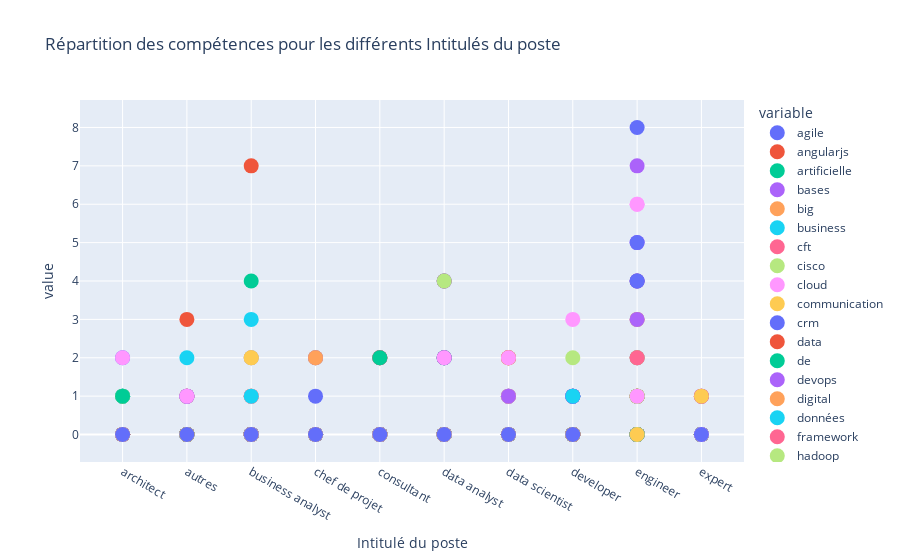

Notebook cell for this chart:
### Code cell
fig = px.scatter(df_gb, title="Répartition des compétences pour les différents Intitulés du poste")
fig.update_traces(marker={'size': 15})
fig.show()

### Figure 1 — Plotly figure (JSON) as saved in the notebook; plotly's stock layout.template omitted (floating-point values rounded to 4 significant figures)
{"data": [{"hovertemplate": "variable=agile<br>Intitulé du poste=%{x}<br>value=%{y}<extra></extra>", "legendgroup": "agile", "marker": {"color": "#636efa", "size": 15, "symbol": "circle"}, "mode": "markers", "name": "agile", "orientation": "v", "showlegend": true, "type": "scatter", "x": ["architect", "autres", "business analyst", "chef de projet", "consultant", "data analyst", "data scientist", "developer", "engineer", "expert"], "xaxis": "x", "y": [0, 0, 0, 1, 0, 0, 1, 1, 0, 0], "yaxis": "y"}, {"hovertemplate": "variable=angularjs<br>Intitulé du poste=%{x}<br>value=%{y}<extra></extra>", "legendgroup": "angularjs", "marker": {"color": "#EF553B", "size": 15, "symbol": "circle"}, "mode": "markers", "name": "angularjs", "orientation": "v", "showlegend": true, "type": "scatter", "x": ["architect", "autres", "business analyst", "chef de projet", "consultant", "data analyst", "data scientist", "developer", "engineer", "expert"], "xaxis": "x", "y": [0, 0, 0, 0, 0, 0, 0, 1, 0, 0], "yaxis": "y"}, {"hovertemplate": "variable=artificielle<br>Intitulé du poste=%{x}<br>value=%{y}<extra></extra>", "legendgroup": "artificielle", "marker": {"color": "#00cc96", "size": 15, "symbol": "circle"}, "mode": "markers", "name": "artificielle", "orientation": "v", "showlegend": true, "type": "scatter", "x": ["architect", "autres", "business analyst", "chef de projet", "consultant", "data analyst", "data scientist", "developer", "engineer", "expert"], "xaxis": "x", "y": [0, 0, 4, 0, 0, 0, 0, 0, 0, 0], "yaxis": "y"}, {"hovertemplate": "variable=bases<br>Intitulé du poste=%{x}<br>value=%{y}<extra></extra>", "legendgroup": "bases", "marker": {"color": "#ab63fa", "size": 15, "symbol": "circle"}, "mode": "markers", "name": "bases", "orientation": "v", "showlegend": true, "type": "scatter", "x": ["architect", "autres", "business analyst", "chef de projet", "consultant", "data analyst", "data scientist", "developer", "engineer", "expert"], "xaxis": "x", "y": [0, 0, 0, 0, 0, 2, 0, 0, 0, 0], "yaxis": "y"}, {"hovertemplate": "variable=big<br>Intitulé du poste=%{x}<br>value=%{y}<extra></extra>", "legendgroup": "big", "marker": {"color": "#FFA15A", "size": 15, "symbol": "circle"}, "mode": "markers", "name": "big", "orientation": "v", "showlegend": true, "type": "scatter", "x": ["architect", "autres", "business analyst", "chef de projet", "consultant", "data analyst", "data scientist", "developer", "engineer", "expert"], "xaxis": "x", "y": [0, 1, 1, 0, 2, 0, 0, 0, 0, 0], "yaxis": "y"}, {"hovertemplate": "variable=business<br>Intitulé du poste=%{x}<br>value=%{y}<extra></extra>", "legendgroup": "business", "marker": {"color": "#19d3f3", "size": 15, "symbol": "circle"}, "mode": "markers", "name": "business", "orientation": "v", "showlegend": true, "type": "scatter", "x": ["architect", "autres", "business analyst", "chef de projet", "consultant", "data analyst", "data scientist", "developer", "engineer", "expert"], "xaxis": "x", "y": [0, 0, 3, 0, 0, 4, 0, 0, 0, 0], "yaxis": "y"}, {"hovertemplate": "variable=cft<br>Intitulé du poste=%{x}<br>value=%{y}<extra></extra>", "legendgroup": "cft", "marker": {"color": "#FF6692", "size": 15, "symbol": "circle"}, "mode": "markers", "name": "cft", "orientation": "v", "showlegend": true, "type": "scatter", "x": ["architect", "autres", "business analyst", "chef de projet", "consultant", "data analyst", "data scientist", "developer", "engineer", "expert"], "xaxis": "x", "y": [0, 0, 0, 0, 0, 0, 0, 0, 1, 0], "yaxis": "y"}, {"hovertemplate": "variable=cisco<br>Intitulé du poste=%{x}<br>value=%{y}<extra></extra>", "legendgroup": "cisco", "marker": {"color": "#B6E880", "size": 15, "symbol": "circle"}, "mode": "markers", "name": "cisco", "orientation": "v", "showlegend": true, "type": "scatter", "x": ["architect", "autres", "business analyst", "chef de projet", "consultant", "data analyst", "data scientist", "developer", "engineer", "expert"], "xaxis": "x", "y": [0, 0, 0, 0, 0, 0, 0, 0, 1, 0], "yaxis": "y"}, {"hovertemplate": "variable=cloud<br>Intitulé du poste=%{x}<br>value=%{y}<extra></extra>", "legendgroup": "cloud", "marker": {"color": "#FF97FF", "size": 15, "symbol": "circle"}, "mode": "markers", "name": "cloud", "orientation": "v", "showlegend": true, "type": "scatter", "x": ["architect", "autres", "business analyst", "chef de projet", "consultant", "data analyst", "data scientist", "developer", "engineer", "expert"], "xaxis": "x", "y": [1, 1, 0, 0, 2, 0, 0, 0, 6, 0], "yaxis": "y"}, {"hovertemplate": "variable=communication<br>Intitulé du poste=%{x}<br>value=%{y}<extra></extra>", "legendgroup": "communication", "marker": {"color": "#FECB52", "size": 15, "symbol": "circle"}, "mode": "markers", "name": "communication", "orientation": "v", "showlegend": true, "type": "scatter", "x": ["architect", "autres", "business analyst", "chef de projet", "consultant", "data analyst", "data scientist", "developer", "engineer", "expert"], "xaxis": "x", "y": [0, 1, 0, 0, 0, 0, 0, 0, 0, 0], "yaxis": "y"}, {"hovertemplate": "variable=crm<br>Intitulé du poste=%{x}<br>value=%{y}<extra></extra>", "legendgroup": "crm", "marker": {"color": "#636efa", "size": 15, "symbol": "circle"}, "mode": "markers", "name": "crm", "orientation": "v", "showlegend": true, "type": "scatter", "x": ["architect", "autres", "business analyst", "chef de projet", "consultant", "data analyst", "data scientist", "developer", "engineer", "expert"], "xaxis": "x", "y": [0, 0, 2, 0, 0, 0, 0, 0, 0, 0], "yaxis": "y"}, {"hovertemplate": "variable=data<br>Intitulé du poste=%{x}<br>value=%{y}<extra></extra>", "legendgroup": "data", "marker": {"color": "#EF553B", "size": 15, "symbol": "circle"}, "mode": "markers", "name": "data", "orientation": "v", "showlegend": true, "type": "scatter", "x": ["architect", "autres", "business analyst", "chef de projet", "consultant", "data analyst", "data scientist", "developer", "engineer", "expert"], "xaxis": "x", "y": [0, 3, 1, 0, 2, 4, 2, 0, 0, 0], "yaxis": "y"}, {"hovertemplate": "variable=de<br>Intitulé du poste=%{x}<br>value=%{y}<extra></extra>", "legendgroup": "de", "marker": {"color": "#00cc96", "size": 15, "symbol": "circle"}, "mode": "markers", "name": "de", "orientation": "v", "showlegend": true, "type": "scatter", "x": ["architect", "autres", "business analyst", "chef de projet", "consultant", "data analyst", "data scientist", "developer", "engineer", "expert"], "xaxis": "x", "y": [1, 0, 0, 0, 0, 2, 0, 0, 0, 0], "yaxis": "y"}, {"hovertemplate": "variable=devops<br>Intitulé du poste=%{x}<br>value=%{y}<extra></extra>", "legendgroup": "devops", "marker": {"color": "#ab63fa", "size": 15, "symbol": "circle"}, "mode": "markers", "name": "devops", "orientation": "v", "showlegend": true, "type": "scatter", "x": ["architect", "autres", "business analyst", "chef de projet", "consultant", "data analyst", "data scientist", "developer", "engineer", "expert"], "xaxis": "x", "y": [0, 0, 0, 0, 0, 0, 0, 0, 5, 0], "yaxis": "y"}, {"hovertemplate": "variable=digital<br>Intitulé du poste=%{x}<br>value=%{y}<extra></extra>", "legendgroup": "digital", "marker": {"color": "#FFA15A", "size": 15, "symbol": "circle"}, "mode": "markers", "name": "digital", "orientation": "v", "showlegend": true, "type": "scatter", "x": ["architect", "autres", "business analyst", "chef de projet", "consultant", "data analyst", "data scientist", "developer", "engineer", "expert"], "xaxis": "x", "y": [0, 1, 0, 2, 0, 0, 0, 0, 0, 0], "yaxis": "y"}, {"hovertemplate": "variable=données<br>Intitulé du poste=%{x}<br>value=%{y}<extra></extra>", "legendgroup": "données", "marker": {"color": "#19d3f3", "size": 15, "symbol": "circle"}, "mode": "markers", "name": "données", "orientation": "v", "showlegend": true, "type": "scatter", "x": ["architect", "autres", "business analyst", "chef de projet", "consultant", "data analyst", "data scientist", "developer", "engineer", "expert"], "xaxis": "x", "y": [0, 0, 0, 0, 0, 2, 0, 0, 0, 0], "yaxis": "y"}, {"hovertemplate": "variable=framework<br>Intitulé du poste=%{x}<br>value=%{y}<extra></extra>", "legendgroup": "framework", "marker": {"color": "#FF6692", "size": 15, "symbol": "circle"}, "mode": "markers", "name": "framework", "orientation": "v", "showlegend": true, "type": "scatter", "x": ["architect", "autres", "business analyst", "chef de projet", "consultant", "data analyst", "data scientist", "developer", "engineer", "expert"], "xaxis": "x", "y": [0, 0, 0, 0, 0, 0, 0, 1, 0, 0], "yaxis": "y"}, {"hovertemplate": "variable=hadoop<br>Intitulé du poste=%{x}<br>value=%{y}<extra></extra>", "legendgroup": "hadoop", "marker": {"color": "#B6E880", "size": 15, "symbol": "circle"}, "mode": "markers", "name": "hadoop", "orientation": "v", "showlegend": true, "type": "scatter", "x": ["architect", "autres", "business analyst", "chef de projet", "consultant", "data analyst", "data scientist", "developer", "engineer", "expert"], "xaxis": "x", "y": [0, 1, 0, 0, 0, 0, 0, 0, 0, 0], "yaxis": "y"}, {"hovertemplate": "variable=hp<br>Intitulé du poste=%{x}<br>value=%{y}<extra></extra>", "legendgroup": "hp", "marker": {"color": "#FF97FF", "size": 15, "symbol": "circle"}, "mode": "markers", "name": "hp", "orientation": "v", "showlegend": true, "type": "scatter", "x": ["architect", "autres", "business analyst", "chef de projet", "consultant", "data analyst", "data scientist", "developer", "engineer", "expert"], "xaxis": "x", "y": [0, 0, 0, 0, 0, 0, 0, 0, 1, 0], "yaxis": "y"}, {"hovertemplate": "variable=iaas<br>Intitulé du poste=%{x}<br>value=%{y}<extra></extra>", "legendgroup": "iaas", "marker": {"color": "#FECB52", "size": 15, "symbol": "circle"}, "mode": "markers", "name": "iaas", "orientation": "v", "showlegend": true, "type": "scatter", "x": ["architect", "autres", "business analyst", "chef de projet", "consultant", "data analyst", "data scientist", "developer", "engineer", "expert"], "xaxis": "x", "y": [0, 0, 0, 0, 0, 0, 0, 0, 1, 0], "yaxis": "y"}, {"hovertemplate": "variable=infrastructure<br>Intitulé du poste=%{x}<br>value=%{y}<extra></extra>", "legendgroup": "infrastructure", "marker": {"color": "#636efa", "size": 15, "symbol": "circle"}, "mode": "markers", "name": "infrastructure", "orientation": "v", "showlegend": true, "type": "scatter", "x": ["architect", "autres", "business analyst", "chef de projet", "consultant", "data analyst", "data scientist", "developer", "engineer", "expert"], "xaxis": "x", "y": [2, 0, 0, 0, 0, 0, 0, 0, 8, 0], "yaxis": "y"}, {"hovertemplate": "variable=intelligence<br>Intitulé du poste=%{x}<br>value=%{y}<extra></extra>", "legendgroup": "intelligence", "marker": {"color": "#EF553B", "size": 15, "symbol": "circle"}, "mode": "markers", "name": "intelligence", "orientation": "v", "showlegend": true, "type": "scatter", "x": ["architect", "autres", "business analyst", "chef de projet", "consultant", "data analyst", "data scientist", "developer", "engineer", "expert"], "xaxis": "x", "y": [0, 0, 7, 0, 0, 2, 0, 0, 0, 0], "yaxis": "y"}, {"hovertemplate": "variable=j2ee<br>Intitulé du poste=%{x}<br>value=%{y}<extra></extra>", "legendgroup": "j2ee", "marker": {"color": "#00cc96", "size": 15, "symbol": "circle"}, "mode": "markers", "name": "j2ee", "orientation": "v", "showlegend": true, "type": "scatter", "x": ["architect", "autres", "business analyst", "chef de projet", "consultant", "data analyst", "data scientist", "developer", "engineer", "expert"], "xaxis": "x", "y": [0, 0, 0, 0, 0, 0, 0, 1, 0, 0], "yaxis": "y"}, {"hovertemplate": "variable=java<br>Intitulé du poste=%{x}<br>value=%{y}<extra></extra>", "legendgroup": "java", "marker": {"color": "#ab63fa", "size": 15, "symbol": "circle"}, "mode": "markers", "name": "java", "orientation": "v", "showlegend": true, "type": "scatter", "x": ["architect", "autres", "business analyst", "chef de projet", "consultant", "data analyst", "data scientist", "developer", "engineer", "expert"], "xaxis": "x", "y": [0, 0, 0, 0, 0, 0, 1, 1, 0, 0], "yaxis": "y"}, {"hovertemplate": "variable=javascript<br>Intitulé du poste=%{x}<br>value=%{y}<extra></extra>", "legendgroup": "javascript", "marker": {"color": "#FFA15A", "size": 15, "symbol": "circle"}, "mode": "markers", "name": "javascript", "orientation": "v", "showlegend": true, "type": "scatter", "x": ["architect", "autres", "business analyst", "chef de projet", "consultant", "data analyst", "data scientist", "developer", "engineer", "expert"], "xaxis": "x", "y": [0, 0, 0, 0, 0, 0, 0, 0, 1, 0], "yaxis": "y"}, {"hovertemplate": "variable=jboss<br>Intitulé du poste=%{x}<br>value=%{y}<extra></extra>", "legendgroup": "jboss", "marker": {"color": "#19d3f3", "size": 15, "symbol": "circle"}, "mode": "markers", "name": "jboss", "orientation": "v", "showlegend": true, "type": "scatter", "x": ["architect", "autres", "business analyst", "chef de projet", "consultant", "data analyst", "data scientist", "developer", "engineer", "expert"], "xaxis": "x", "y": [0, 0, 0, 0, 0, 0, 0, 1, 0, 0], "yaxis": "y"}, {"hovertemplate": "variable=jenkins<br>Intitulé du poste=%{x}<br>value=%{y}<extra></extra>", "legendgroup": "jenkins", "marker": {"color": "#FF6692", "size": 15, "symbol": "circle"}, "mode": "markers", "name": "jenkins", "orientation": "v", "showlegend": true, "type": "scatter", "x": ["architect", "autres", "business analyst", "chef de projet", "consultant", "data analyst", "data scientist", "developer", "engineer", "expert"], "xaxis": "x", "y": [0, 0, 0, 0, 0, 0, 0, 0, 2, 0], "yaxis": "y"}, {"hovertemplate": "variable=lan<br>Intitulé du poste=%{x}<br>value=%{y}<extra></extra>", "legendgroup": "lan", "marker": {"color": "#B6E880", "size": 15, "symbol": "circle"}, "mode": "markers", "name": "lan", "orientation": "v", "showlegend": true, "type": "scatter", "x": ["architect", "autres", "business analyst", "chef de projet", "consultant", "data analyst", "data scientist", "developer", "engineer", "expert"], "xaxis": "x", "y": [0, 0, 0, 0, 0, 0, 0, 0, 1, 0], "yaxis": "y"}, {"hovertemplate": "variable=langage<br>Intitulé du poste=%{x}<br>value=%{y}<extra></extra>", "legendgroup": "langage", "marker": {"color": "#FF97FF", "size": 15, "symbol": "circle"}, "mode": "markers", "name": "langage", "orientation": "v", "showlegend": true, "type": "scatter", "x": ["architect", "autres", "business analyst", "chef de projet", "consultant", "data analyst", "data scientist", "developer", "engineer", "expert"], "xaxis": "x", "y": [0, 0, 0, 0, 0, 0, 0, 1, 0, 0], "yaxis": "y"}, {"hovertemplate": "variable=learning<br>Intitulé du poste=%{x}<br>value=%{y}<extra></extra>", "legendgroup": "learning", "marker": {"color": "#FECB52", "size": 15, "symbol": "circle"}, "mode": "markers", "name": "learning", "orientation": "v", "showlegend": true, "type": "scatter", "x": ["architect", "autres", "business analyst", "chef de projet", "consultant", "data analyst", "data scientist", "developer", "engineer", "expert"], "xaxis": "x", "y": [0, 0, 0, 0, 0, 0, 2, 0, 0, 0], "yaxis": "y"}, {"hovertemplate": "variable=linux<br>Intitulé du poste=%{x}<br>value=%{y}<extra></extra>", "legendgroup": "linux", "marker": {"color": "#636efa", "size": 15, "symbol": "circle"}, "mode": "markers", "name": "linux", "orientation": "v", "showlegend": true, "type": "scatter", "x": ["architect", "autres", "business analyst", "chef de projet", "consultant", "data analyst", "data scientist", "developer", "engineer", "expert"], "xaxis": "x", "y": [0, 0, 0, 0, 0, 0, 1, 0, 4, 0], "yaxis": "y"}, {"hovertemplate": "variable=machine<br>Intitulé du poste=%{x}<br>value=%{y}<extra></extra>", "legendgroup": "machine", "marker": {"color": "#EF553B", "size": 15, "symbol": "circle"}, "mode": "markers", "name": "machine", "orientation": "v", "showlegend": true, "type": "scatter", "x": ["architect", "autres", "business analyst", "chef de projet", "consultant", "data analyst", "data scientist", "developer", "engineer", "expert"], "xaxis": "x", "y": [0, 0, 0, 0, 0, 0, 2, 0, 0, 0], "yaxis": "y"}, {"hovertemplate": "variable=maintenance<br>Intitulé du poste=%{x}<br>value=%{y}<extra></extra>", "legendgroup": "maintenance", "marker": {"color": "#00cc96", "size": 15, "symbol": "circle"}, "mode": "markers", "name": "maintenance", "orientation": "v", "showlegend": true, "type": "scatter", "x": ["architect", "autres", "business analyst", "chef de projet", "consultant", "data analyst", "data scientist", "developer", "engineer", "expert"], "xaxis": "x", "y": [0, 0, 0, 0, 0, 0, 0, 0, 1, 0], "yaxis": "y"}, {"hovertemplate": "variable=management<br>Intitulé du poste=%{x}<br>value=%{y}<extra></extra>", "legendgroup": "management", "marker": {"color": "#ab63fa", "size": 15, "symbol": "circle"}, "mode": "markers", "name": "management", "orientation": "v", "showlegend": true, "type": "scatter", "x": ["architect", "autres", "business analyst", "chef de projet", "consultant", "data analyst", "data scientist", "developer", "engineer", "expert"], "xaxis": "x", "y": [0, 1, 0, 0, 0, 4, 2, 0, 0, 0], "yaxis": "y"}, {"hovertemplate": "variable=marketing<br>Intitulé du poste=%{x}<br>value=%{y}<extra></extra>", "legendgroup": "marketing", "marker": {"color": "#FFA15A", "size": 15, "symbol": "circle"}, "mode": "markers", "name": "marketing", "orientation": "v", "showlegend": true, "type": "scatter", "x": ["architect", "autres", "business analyst", "chef de projet", "consultant", "data analyst", "data scientist", "developer", "engineer", "expert"], "xaxis": "x", "y": [0, 0, 1, 2, 0, 0, 2, 0, 0, 0], "yaxis": "y"}, {"hovertemplate": "variable=microsoft<br>Intitulé du poste=%{x}<br>value=%{y}<extra></extra>", "legendgroup": "microsoft", "marker": {"color": "#19d3f3", "size": 15, "symbol": "circle"}, "mode": "markers", "name": "microsoft", "orientation": "v", "showlegend": true, "type": "scatter", "x": ["architect", "autres", "business analyst", "chef de projet", "consultant", "data analyst", "data scientist", "developer", "engineer", "expert"], "xaxis": "x", "y": [1, 0, 0, 0, 0, 0, 0, 0, 2, 0], "yaxis": "y"}, {"hovertemplate": "variable=middleware<br>Intitulé du poste=%{x}<br>value=%{y}<extra></extra>", "legendgroup": "middleware", "marker": {"color": "#FF6692", "size": 15, "symbol": "circle"}, "mode": "markers", "name": "middleware", "orientation": "v", "showlegend": true, "type": "scatter", "x": ["architect", "autres", "business analyst", "chef de projet", "consultant", "data analyst", "data scientist", "developer", "engineer", "expert"], "xaxis": "x", "y": [0, 0, 0, 0, 0, 0, 0, 0, 1, 1], "yaxis": "y"}, {"hovertemplate": "variable=mobile<br>Intitulé du poste=%{x}<br>value=%{y}<extra></extra>", "legendgroup": "mobile", "marker": {"color": "#B6E880", "size": 15, "symbol": "circle"}, "mode": "markers", "name": "mobile", "orientation": "v", "showlegend": true, "type": "scatter", "x": ["architect", "autres", "business analyst", "chef de projet", "consultant", "data analyst", "data scientist", "developer", "engineer", "expert"], "xaxis": "x", "y": [0, 0, 0, 2, 0, 0, 0, 0, 0, 0], "yaxis": "y"}, {"hovertemplate": "variable=méthodologie<br>Intitulé du poste=%{x}<br>value=%{y}<extra></extra>", "legendgroup": "méthodologie", "marker": {"color": "#FF97FF", "size": 15, "symbol": "circle"}, "mode": "markers", "name": "méthodologie", "orientation": "v", "showlegend": true, "type": "scatter", "x": ["architect", "autres", "business analyst", "chef de projet", "consultant", "data analyst", "data scientist", "developer", "engineer", "expert"], "xaxis": "x", "y": [0, 1, 0, 0, 0, 0, 1, 0, 0, 0], "yaxis": "y"}, {"hovertemplate": "variable=nosql<br>Intitulé du poste=%{x}<br>value=%{y}<extra></extra>", "legendgroup": "nosql", "marker": {"color": "#FECB52", "size": 15, "symbol": "circle"}, "mode": "markers", "name": "nosql", "orientation": "v", "showlegend": true, "type": "scatter", "x": ["architect", "autres", "business analyst", "chef de projet", "consultant", "data analyst", "data scientist", "developer", "engineer", "expert"], "xaxis": "x", "y": [0, 0, 0, 0, 0, 0, 1, 0, 0, 0], "yaxis": "y"}, {"hovertemplate": "variable=objects<br>Intitulé du poste=%{x}<br>value=%{y}<extra></extra>", "legendgroup": "objects", "marker": {"color": "#636efa", "size": 15, "symbol": "circle"}, "mode": "markers", "name": "objects", "orientation": "v", "showlegend": true, "type": "scatter", "x": ["architect", "autres", "business analyst", "chef de projet", "consultant", "data analyst", "data scientist", "developer", "engineer", "expert"], "xaxis": "x", "y": [0, 0, 0, 0, 0, 2, 0, 0, 0, 0], "yaxis": "y"}, {"hovertemplate": "variable=optimisation<br>Intitulé du poste=%{x}<br>value=%{y}<extra></extra>", "legendgroup": "optimisation", "marker": {"color": "#EF553B", "size": 15, "symbol": "circle"}, "mode": "markers", "name": "optimisation", "orientation": "v", "showlegend": true, "type": "scatter", "x": ["architect", "autres", "business analyst", "chef de projet", "consultant", "data analyst", "data scientist", "developer", "engineer", "expert"], "xaxis": "x", "y": [0, 0, 0, 0, 0, 0, 0, 0, 1, 0], "yaxis": "y"}, {"hovertemplate": "variable=oracle<br>Intitulé du poste=%{x}<br>value=%{y}<extra></extra>", "legendgroup": "oracle", "marker": {"color": "#00cc96", "size": 15, "symbol": "circle"}, "mode": "markers", "name": "oracle", "orientation": "v", "showlegend": true, "type": "scatter", "x": ["architect", "autres", "business analyst", "chef de projet", "consultant", "data analyst", "data scientist", "developer", "engineer", "expert"], "xaxis": "x", "y": [0, 0, 0, 0, 2, 0, 0, 0, 0, 0], "yaxis": "y"}, {"hovertemplate": "variable=outils<br>Intitulé du poste=%{x}<br>value=%{y}<extra></extra>", "legendgroup": "outils", "marker": {"color": "#ab63fa", "size": 15, "symbol": "circle"}, "mode": "markers", "name": "outils", "orientation": "v", "showlegend": true, "type": "scatter", "x": ["architect", "autres", "business analyst", "chef de projet", "consultant", "data analyst", "data scientist", "developer", "engineer", "expert"], "xaxis": "x", "y": [0, 1, 0, 2, 0, 0, 0, 1, 3, 0], "yaxis": "y"}, {"hovertemplate": "variable=paas<br>Intitulé du poste=%{x}<br>value=%{y}<extra></extra>", "legendgroup": "paas", "marker": {"color": "#FFA15A", "size": 15, "symbol": "circle"}, "mode": "markers", "name": "paas", "orientation": "v", "showlegend": true, "type": "scatter", "x": ["architect", "autres", "business analyst", "chef de projet", "consultant", "data analyst", "data scientist", "developer", "engineer", "expert"], "xaxis": "x", "y": [0, 0, 0, 0, 0, 0, 0, 0, 2, 0], "yaxis": "y"}, {"hovertemplate": "variable=poste<br>Intitulé du poste=%{x}<br>value=%{y}<extra></extra>", "legendgroup": "poste", "marker": {"color": "#19d3f3", "size": 15, "symbol": "circle"}, "mode": "markers", "name": "poste", "orientation": "v", "showlegend": true, "type": "scatter", "x": ["architect", "autres", "business analyst", "chef de projet", "consultant", "data analyst", "data scientist", "developer", "engineer", "expert"], "xaxis": "x", "y": [1, 0, 0, 0, 0, 0, 0, 0, 0, 0], "yaxis": "y"}, {"hovertemplate": "variable=python<br>Intitulé du poste=%{x}<br>value=%{y}<extra></extra>", "legendgroup": "python", "marker": {"color": "#FF6692", "size": 15, "symbol": "circle"}, "mode": "markers", "name": "python", "orientation": "v", "showlegend": true, "type": "scatter", "x": ["architect", "autres", "business analyst", "chef de projet", "consultant", "data analyst", "data scientist", "developer", "engineer", "expert"], "xaxis": "x", "y": [0, 0, 0, 0, 2, 0, 0, 0, 4, 0], "yaxis": "y"}, {"hovertemplate": "variable=quality<br>Intitulé du poste=%{x}<br>value=%{y}<extra></extra>", "legendgroup": "quality", "marker": {"color": "#B6E880", "size": 15, "symbol": "circle"}, "mode": "markers", "name": "quality", "orientation": "v", "showlegend": true, "type": "scatter", "x": ["architect", "autres", "business analyst", "chef de projet", "consultant", "data analyst", "data scientist", "developer", "engineer", "expert"], "xaxis": "x", "y": [0, 1, 0, 0, 0, 0, 0, 0, 0, 0], "yaxis": "y"}, {"hovertemplate": "variable=recette<br>Intitulé du poste=%{x}<br>value=%{y}<extra></extra>", "legendgroup": "recette", "marker": {"color": "#FF97FF", "size": 15, "symbol": "circle"}, "mode": "markers", "name": "recette", "orientation": "v", "showlegend": true, "type": "scatter", "x": ["architect", "autres", "business analyst", "chef de projet", "consultant", "data analyst", "data scientist", "developer", "engineer", "expert"], "xaxis": "x", "y": [0, 0, 1, 0, 0, 0, 0, 0, 0, 0], "yaxis": "y"}, {"hovertemplate": "variable=réseau<br>Intitulé du poste=%{x}<br>value=%{y}<extra></extra>", "legendgroup": "réseau", "marker": {"color": "#FECB52", "size": 15, "symbol": "circle"}, "mode": "markers", "name": "réseau", "orientation": "v", "showlegend": true, "type": "scatter", "x": ["architect", "autres", "business analyst", "chef de projet", "consultant", "data analyst", "data scientist", "developer", "engineer", "expert"], "xaxis": "x", "y": [0, 0, 2, 0, 0, 0, 0, 0, 1, 0], "yaxis": "y"}, {"hovertemplate": "variable=réseaux<br>Intitulé du poste=%{x}<br>value=%{y}<extra></extra>", "legendgroup": "réseaux", "marker": {"color": "#636efa", "size": 15, "symbol": "circle"}, "mode": "markers", "name": "réseaux", "orientation": "v", "showlegend": true, "type": "scatter", "x": ["architect", "autres", "business analyst", "chef de projet", "consultant", "data analyst", "data scientist", "developer", "engineer", "expert"], "xaxis": "x", "y": [0, 0, 0, 0, 0, 0, 0, 0, 4, 0], "yaxis": "y"}, {"hovertemplate": "variable=saas<br>Intitulé du poste=%{x}<br>value=%{y}<extra></extra>", "legendgroup": "saas", "marker": {"color": "#EF553B", "size": 15, "symbol": "circle"}, "mode": "markers", "name": "saas", "orientation": "v", "showlegend": true, "type": "scatter", "x": ["architect", "autres", "business analyst", "chef de projet", "consultant", "data analyst", "data scientist", "developer", "engineer", "expert"], "xaxis": "x", "y": [0, 0, 0, 0, 0, 0, 0, 0, 1, 0], "yaxis": "y"}, {"hovertemplate": "variable=sap<br>Intitulé du poste=%{x}<br>value=%{y}<extra></extra>", "legendgroup": "sap", "marker": {"color": "#00cc96", "size": 15, "symbol": "circle"}, "mode": "markers", "name": "sap", "orientation": "v", "showlegend": true, "type": "scatter", "x": ["architect", "autres", "business analyst", "chef de projet", "consultant", "data analyst", "data scientist", "developer", "engineer", "expert"], "xaxis": "x", "y": [0, 0, 0, 0, 2, 0, 0, 0, 0, 0], "yaxis": "y"}, {"hovertemplate": "variable=securité<br>Intitulé du poste=%{x}<br>value=%{y}<extra></extra>", "legendgroup": "securité", "marker": {"color": "#ab63fa", "size": 15, "symbol": "circle"}, "mode": "markers", "name": "securité", "orientation": "v", "showlegend": true, "type": "scatter", "x": ["architect", "autres", "business analyst", "chef de projet", "consultant", "data analyst", "data scientist", "developer", "engineer", "expert"], "xaxis": "x", "y": [0, 0, 0, 0, 0, 0, 0, 0, 7, 0], "yaxis": "y"}, {"hovertemplate": "variable=server<br>Intitulé du poste=%{x}<br>value=%{y}<extra></extra>", "legendgroup": "server", "marker": {"color": "#FFA15A", "size": 15, "symbol": "circle"}, "mode": "markers", "name": "server", "orientation": "v", "showlegend": true, "type": "scatter", "x": ["architect", "autres", "business analyst", "chef de projet", "consultant", "data analyst", "data scientist", "developer", "engineer", "expert"], "xaxis": "x", "y": [0, 0, 0, 0, 0, 0, 0, 0, 1, 0], "yaxis": "y"}, {"hovertemplate": "variable=si<br>Intitulé du poste=%{x}<br>value=%{y}<extra></extra>", "legendgroup": "si", "marker": {"color": "#19d3f3", "size": 15, "symbol": "circle"}, "mode": "markers", "name": "si", "orientation": "v", "showlegend": true, "type": "scatter", "x": ["architect", "autres", "business analyst", "chef de projet", "consultant", "data analyst", "data scientist", "developer", "engineer", "expert"], "xaxis": "x", "y": [1, 2, 1, 0, 0, 0, 0, 0, 1, 0], "yaxis": "y"}, {"hovertemplate": "variable=spring<br>Intitulé du poste=%{x}<br>value=%{y}<extra></extra>", "legendgroup": "spring", "marker": {"color": "#FF6692", "size": 15, "symbol": "circle"}, "mode": "markers", "name": "spring", "orientation": "v", "showlegend": true, "type": "scatter", "x": ["architect", "autres", "business analyst", "chef de projet", "consultant", "data analyst", "data scientist", "developer", "engineer", "expert"], "xaxis": "x", "y": [0, 1, 0, 0, 0, 0, 0, 0, 0, 0], "yaxis": "y"}, {"hovertemplate": "variable=sql<br>Intitulé du poste=%{x}<br>value=%{y}<extra></extra>", "legendgroup": "sql", "marker": {"color": "#B6E880", "size": 15, "symbol": "circle"}, "mode": "markers", "name": "sql", "orientation": "v", "showlegend": true, "type": "scatter", "x": ["architect", "autres", "business analyst", "chef de projet", "consultant", "data analyst", "data scientist", "developer", "engineer", "expert"], "xaxis": "x", "y": [0, 0, 0, 0, 0, 4, 0, 2, 1, 0], "yaxis": "y"}, {"hovertemplate": "variable=support<br>Intitulé du poste=%{x}<br>value=%{y}<extra></extra>", "legendgroup": "support", "marker": {"color": "#FF97FF", "size": 15, "symbol": "circle"}, "mode": "markers", "name": "support", "orientation": "v", "showlegend": true, "type": "scatter", "x": ["architect", "autres", "business analyst", "chef de projet", "consultant", "data analyst", "data scientist", "developer", "engineer", "expert"], "xaxis": "x", "y": [2, 1, 0, 0, 0, 2, 2, 0, 6, 1], "yaxis": "y"}, {"hovertemplate": "variable=système<br>Intitulé du poste=%{x}<br>value=%{y}<extra></extra>", "legendgroup": "système", "marker": {"color": "#FECB52", "size": 15, "symbol": "circle"}, "mode": "markers", "name": "système", "orientation": "v", "showlegend": true, "type": "scatter", "x": ["architect", "autres", "business analyst", "chef de projet", "consultant", "data analyst", "data scientist", "developer", "engineer", "expert"], "xaxis": "x", "y": [1, 0, 2, 0, 0, 0, 0, 0, 3, 0], "yaxis": "y"}, {"hovertemplate": "variable=sécurité<br>Intitulé du poste=%{x}<br>value=%{y}<extra></extra>", "legendgroup": "sécurité", "marker": {"color": "#636efa", "size": 15, "symbol": "circle"}, "mode": "markers", "name": "sécurité", "orientation": "v", "showlegend": true, "type": "scatter", "x": ["architect", "autres", "business analyst", "chef de projet", "consultant", "data analyst", "data scientist", "developer", "engineer", "expert"], "xaxis": "x", "y": [0, 1, 0, 0, 0, 0, 0, 1, 5, 0], "yaxis": "y"}, {"hovertemplate": "variable=tomcat<br>Intitulé du poste=%{x}<br>value=%{y}<extra></extra>", "legendgroup": "tomcat", "marker": {"color": "#EF553B", "size": 15, "symbol": "circle"}, "mode": "markers", "name": "tomcat", "orientation": "v", "showlegend": true, "type": "scatter", "x": ["architect", "autres", "business analyst", "chef de projet", "consultant", "data analyst", "data scientist", "developer", "engineer", "expert"], "xaxis": "x", "y": [0, 0, 0, 0, 0, 0, 0, 0, 0, 1], "yaxis": "y"}, {"hovertemplate": "variable=travail<br>Intitulé du poste=%{x}<br>value=%{y}<extra></extra>", "legendgroup": "travail", "marker": {"color": "#00cc96", "size": 15, "symbol": "circle"}, "mode": "markers", "name": "travail", "orientation": "v", "showlegend": true, "type": "scatter", "x": ["architect", "autres", "business analyst", "chef de projet", "consultant", "data analyst", "data scientist", "developer", "engineer", "expert"], "xaxis": "x", "y": [1, 0, 0, 0, 0, 0, 0, 0, 0, 0], "yaxis": "y"}, {"hovertemplate": "variable=unix<br>Intitulé du poste=%{x}<br>value=%{y}<extra></extra>", "legendgroup": "unix", "marker": {"color": "#ab63fa", "size": 15, "symbol": "circle"}, "mode": "markers", "name": "unix", "orientation": "v", "showlegend": true, "type": "scatter", "x": ["architect", "autres", "business analyst", "chef de projet", "consultant", "data analyst", "data scientist", "developer", "engineer", "expert"], "xaxis": "x", "y": [0, 0, 0, 0, 0, 0, 1, 0, 3, 1], "yaxis": "y"}, {"hovertemplate": "variable=ux<br>Intitulé du poste=%{x}<br>value=%{y}<extra></extra>", "legendgroup": "ux", "marker": {"color": "#FFA15A", "size": 15, "symbol": "circle"}, "mode": "markers", "name": "ux", "orientation": "v", "showlegend": true, "type": "scatter", "x": ["architect", "autres", "business analyst", "chef de projet", "consultant", "data analyst", "data scientist", "developer", "engineer", "expert"], "xaxis": "x", "y": [0, 0, 0, 2, 0, 0, 0, 0, 0, 0], "yaxis": "y"}, {"hovertemplate": "variable=vba<br>Intitulé du poste=%{x}<br>value=%{y}<extra></extra>", "legendgroup": "vba", "marker": {"color": "#19d3f3", "size": 15, "symbol": "circle"}, "mode": "markers", "name": "vba", "orientation": "v", "showlegend": true, "type": "scatter", "x": ["architect", "autres", "business analyst", "chef de projet", "consultant", "data analyst", "data scientist", "developer", "engineer", "expert"], "xaxis": "x", "y": [0, 0, 0, 0, 0, 0, 0, 1, 0, 0], "yaxis": "y"}, {"hovertemplate": "variable=vmware<br>Intitulé du poste=%{x}<br>value=%{y}<extra></extra>", "legendgroup": "vmware", "marker": {"color": "#FF6692", "size": 15, "symbol": "circle"}, "mode": "markers", "name": "vmware", "orientation": "v", "showlegend": true, "type": "scatter", "x": ["architect", "autres", "business analyst", "chef de projet", "consultant", "data analyst", "data scientist", "developer", "engineer", "expert"], "xaxis": "x", "y": [0, 0, 0, 0, 0, 0, 0, 0, 2, 0], "yaxis": "y"}, {"hovertemplate": "variable=wan<br>Intitulé du poste=%{x}<br>value=%{y}<extra></extra>", "legendgroup": "wan", "marker": {"color": "#B6E880", "size": 15, "symbol": "circle"}, "mode": "markers", "name": "wan", "orientation": "v", "showlegend": true, "type": "scatter", "x": ["architect", "autres", "business analyst", "chef de projet", "consultant", "data analyst", "data scientist", "developer", "engineer", "expert"], "xaxis": "x", "y": [0, 0, 0, 0, 0, 0, 0, 0, 1, 0], "yaxis": "y"}, {"hovertemplate": "variable=web<br>Intitulé du poste=%{x}<br>value=%{y}<extra></extra>", "legendgroup": "web", "marker": {"color": "#FF97FF", "size": 15, "symbol": "circle"}, "mode": "markers", "name": "web", "orientation": "v", "showlegend": true, "type": "scatter", "x": ["architect", "autres", "business analyst", "chef de projet", "consultant", "data analyst", "data scientist", "developer", "engineer", "expert"], "xaxis": "x", "y": [0, 1, 0, 0, 0, 0, 0, 3, 1, 0], "yaxis": "y"}, {"hovertemplate": "variable=weblogic<br>Intitulé du poste=%{x}<br>value=%{y}<extra></extra>", "legendgroup": "weblogic", "marker": {"color": "#FECB52", "size": 15, "symbol": "circle"}, "mode": "markers", "name": "weblogic", "orientation": "v", "showlegend": true, "type": "scatter", "x": ["architect", "autres", "business analyst", "chef de projet", "consultant", "data analyst", "data scientist", "developer", "engineer", "expert"], "xaxis": "x", "y": [0, 0, 0, 0, 0, 0, 0, 0, 0, 1], "yaxis": "y"}, {"hovertemplate": "variable=windows<br>Intitulé du poste=%{x}<br>value=%{y}<extra></extra>", "legendgroup": "windows", "marker": {"color": "#636efa", "size": 15, "symbol": "circle"}, "mode": "markers", "name": "windows", "orientation": "v", "showlegend": true, "type": "scatter", "x": ["architect", "autres", "business analyst", "chef de projet", "consultant", "data analyst", "data scientist", "developer", "engineer", "expert"], "xaxis": "x", "y": [0, 0, 0, 0, 0, 0, 0, 0, 4, 0], "yaxis": "y"}], "layout": {"legend": {"title": {"text": "variable"}, "tracegroupgap": 0}, "title": {"text": "Répartition des compétences pour les différents Intitulés du poste"}, "xaxis": {"anchor": "y", "domain": [0, 1], "title": {"text": "Intitulé du poste"}}, "yaxis": {"anchor": "x", "domain": [0, 1], "title": {"text": "value"}}}}
